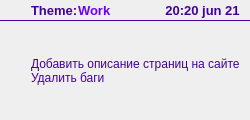
                <widget class="QWidget" name="widget_11" native="true">
                 <property name="minimumSize">
                  <size>
                   <width>250</width>
                   <height>120</height>
                  </size>
                 </property>
                 <property name="maximumSize">
                  <size>
                   <width>250</width>
                   <height>120</height>
                  </size>
                 </property>
                 <property name="styleSheet">
                  <string notr="true">background-color: rgba(255,255,255,.70);
color: rgb(66, 2, 157);
border-radius: 20px;</string>
                 </property>
                 <layout class="QGridLayout" name="gridLayout_16">
                  <property name="leftMargin">
                   <number>0</number>
                  </property>
                  <property name="topMargin">
                   <number>0</number>
                  </property>
                  <property name="rightMargin">
                   <number>0</number>
                  </property>
                  <property name="bottomMargin">
                   <number>0</number>
                  </property>
                  <property name="spacing">
                   <number>0</number>
                  </property>
                  <item row="0" column="5">
                   <spacer name="horizontalSpacer_20">
                    <property name="orientation">
                     <enum>Qt::Horizontal</enum>
                    </property>
                    <property name="sizeType">
                     <enum>QSizePolicy::Fixed</enum>
                    </property>
                    <property name="sizeHint" stdset="0">
                     <size>
                      <width>10</width>
                      <height>20</height>
                     </size>
                    </property>
                   </spacer>
                  </item>
                  <item row="0" column="2">
                   <widget class="QLabel" name="label_33">
                    <property name="maximumSize">
                     <size>
                      <width>16777215</width>
                      <height>20</height>
                     </size>
                    </property>
                    <property name="font">
                     <font>
                      <family>Arial</family>
                      <pointsize>10</pointsize>
                      <weight>75</weight>
                      <bold>true</bold>
                     </font>
                    </property>
                    <property name="styleSheet">
                     <string notr="true">color: rgb(105, 0, 255);
background-color: transparent;</string>
                    </property>
                    <property name="text">
                     <string>Work</string>
                    </property>
                   </widget>
                  </item>
                  <item row="1" column="0" colspan="6">
                   <widget class="Line" name="line_8">
                    <property name="maximumSize">
                     <size>
                      <width>16777215</width>
                      <height>1</height>
                     </size>
                    </property>
                    <property name="styleSheet">
                     <string notr="true">background-color: rgb(66, 2, 157);</string>
                    </property>
                    <property name="frameShadow">
                     <enum>QFrame::Sunken</enum>
                    </property>
                    <property name="lineWidth">
                     <number>1</number>
                    </property>
                    <property name="midLineWidth">
                     <number>0</number>
                    </property>
                    <property name="orientation">
                     <enum>Qt::Horizontal</enum>
                    </property>
                   </widget>
                  </item>
                  <item row="0" column="4">
                   <widget class="QLabel" name="label_34">
                    <property name="minimumSize">
                     <size>
                      <width>0</width>
                      <height>20</height>
                     </size>
                    </property>
                    <property name="maximumSize">
                     <size>
                      <width>16777215</width>
                      <height>20</height>
                     </size>
                    </property>
                    <property name="font">
                     <font>
                      <family>Arial</family>
                      <pointsize>10</pointsize>
                      <weight>75</weight>
                      <bold>true</bold>
                     </font>
                    </property>
                    <property name="styleSheet">
                     <string notr="true">background-color: transparent;</string>
                    </property>
                    <property name="text">
                     <string>20:20 jun 21</string>
                    </property>
                    <property name="alignment">
                     <set>Qt::AlignCenter</set>
                    </property>
                   </widget>
                  </item>
                  <item row="0" column="1">
                   <widget class="QLabel" name="label_35">
                    <property name="minimumSize">
                     <size>
                      <width>0</width>
                      <height>20</height>
                     </size>
                    </property>
                    <property name="maximumSize">
                     <size>
                      <width>16777215</width>
                      <height>16777215</height>
                     </size>
                    </property>
                    <property name="font">
                     <font>
                      <family>Arial</family>
                      <pointsize>10</pointsize>
                      <weight>75</weight>
                      <bold>true</bold>
                     </font>
                    </property>
                    <property name="styleSheet">
                     <string notr="true">background-color: transparent;</string>
                    </property>
                    <property name="text">
                     <string>Theme:</string>
                    </property>
                   </widget>
                  </item>
                  <item row="0" column="0">
                   <spacer name="horizontalSpacer_21">
                    <property name="orientation">
                     <enum>Qt::Horizontal</enum>
                    </property>
                    <property name="sizeType">
                     <enum>QSizePolicy::Fixed</enum>
                    </property>
                    <property name="sizeHint" stdset="0">
                     <size>
                      <width>10</width>
                      <height>10</height>
                     </size>
                    </property>
                   </spacer>
                  </item>
                  <item row="2" column="1" colspan="4">
                   <widget class="QLabel" name="label_36">
                    <property name="styleSheet">
                     <string notr="true">background-color: transparent;</string>
                    </property>
                    <property name="text">
                     <string>Добавить описание страниц на сайте
Удалить баги</string>
                    </property>
                   </widget>
                  </item>
                 </layout>
                </widget>
